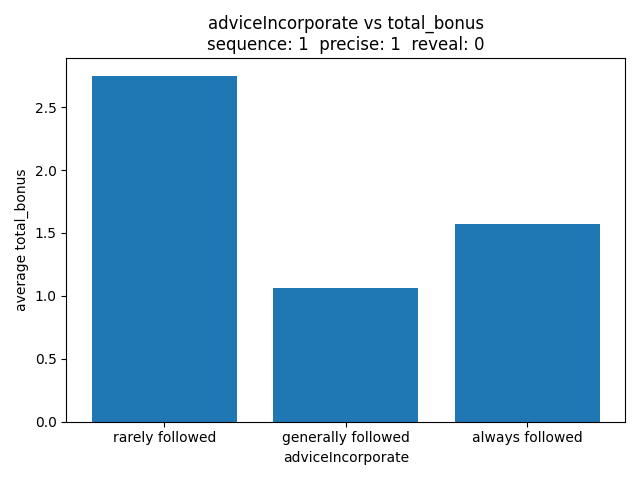

Write the Python code that produced this figure.
import pandas as pd
import matplotlib.pyplot as plt
import seaborn as sns

data = pd.read_csv("qualitative.csv")
seq = 1
prec = 1
rev = 0
data = data[(data['con.sequence'] == seq) & (data['con.precise'] == prec) & (data['con.reveal'] == rev)]

f1 = data[data["adviceIncorporate"] == "Did not follow the advice at all or only rarely"]
f2 = data[data["adviceIncorporate"] == "Generally followed the advice but deviated sometimes when I thought I had a better strategy"]
f3 = data[data["adviceIncorporate"] == "Always followed the AI advice closely"]


inco_average_dict = {
    "rarely followed": f1["total_bonus"].mean(),
    "generally followed": f2["total_bonus"].mean(), 
    "always followed": f3["total_bonus"].mean()
}

incokeys = list(inco_average_dict.keys())
incovalues = list(inco_average_dict.values())

plt.bar(incokeys, incovalues)
plt.title("adviceIncorporate vs total_bonus" + "\n" + f"sequence: {seq}  precise: {prec}  reveal: {rev}")
plt.xlabel("adviceIncorporate")
plt.ylabel("average total_bonus")
plt.tight_layout()

plt.show()
